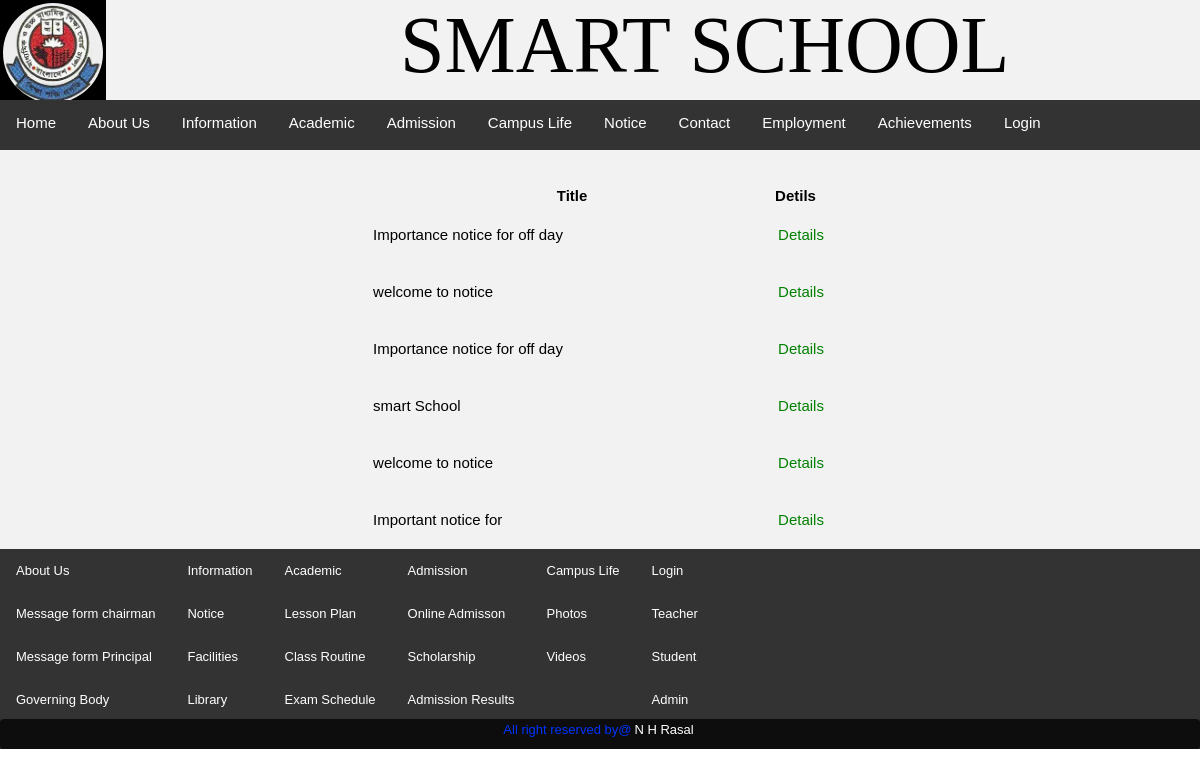
Page /notice.php on the committed database.
### tables this page shows
CREATE TABLE `notice` (
  `notice_id` int(10) NOT NULL,
  `notice_ctgry` varchar(50) NOT NULL,
  `notice_title` varchar(200) NOT NULL,
  `notice_des` varchar(1000) NOT NULL,
  `img_name` varchar(50) NOT NULL,
  `img_path` varchar(50) NOT NULL,
  `img_type` varchar(50) NOT NULL
);

### notice.php (the view, shortened to what this page needs)
<!DOCTYPE html PUBLIC "-//W3C//DTD XHTML 1.0 Transitional//EN" "http://www.w3.org/TR/xhtml1/DTD/xhtml1-transitional.dtd">
<html xmlns="http://www.w3.org/1999/xhtml">
<head>
<link rel="stylesheet" type="text/css" href="css/style.css">
</head>
<body>
<div id="header">
<?php include("top/topheader.php"); ?>
</div>
<div id="menu">
 <tr><td> <?php include("menu/menu.php");   ?></td></tr></div>
<div  id="cont">
<br />
<br />
<center><table align="center">
<tr><td><center><b>Title</b></center></td>
<td><b>Detils</b></td>
</tr>
<?php
include("database/config.php");
$sql=" SELECT * FROM notice ";
$query=mysqli_query($myconn,$sql);
while($row=mysqli_fetch_array($query))
{
$title=$row['notice_title'];
$nid=$row['notice_id'];
?>
<tr><td width="400px"><?php echo $title; ?></td><td ><a href="viewnotice.php?notice_id=<?php echo $nid ?>"><p style="color:green">Details</p></a></td></tr>
<?php } ?>
</table>
</center>
<div >
<div id="footer">
<?php include("footer/footer2.php");   ?>
<div id="footer2">
<?php include("footer/footer.php");   ?>
</div>
</div>
</div>
</body>
</html>

### css/style.css (style rules this page uses)
#header { height:100px; width:100%; top:0px; left:0px; position:absolute; background-color:#f2f2f2; }
* { box-sizing: border-box; }
body { font-family: Verdana, sans-serif; }
#menu { width:100%; height:50px; top:100px; left:0px; background-color:#333; position:absolute; font-size:15px; color:black; }
#cont { background-color: #f2f2f2; height:auto; left:0px; top:150px; position:absolute; width:100%; font-size:15px; }
#footer { top:auto; background-color:#262626; position:absolute; color:#990; text-align:center; height:200px; width:100%; left:0px; font-size:13px; }
#footer2 { top:170px; background-color:#0D0D0D; height:30px; width:100%; position:absolute; left:0px; color:#03F; text-align:center; border-radius: 4px; box-sizing: border-box; }
a { display: inline-block; color: white; text-align: center; padding: 3px 3px; text-decoration: none; }

### rows in the picture
notice: notice_title "Importance notice for off day"
notice: notice_title "welcome to notice"
notice: notice_title "Importance notice for off day"
notice: notice_title "smart School"
notice: notice_title "welcome to notice"
notice: notice_title "Important notice for"
